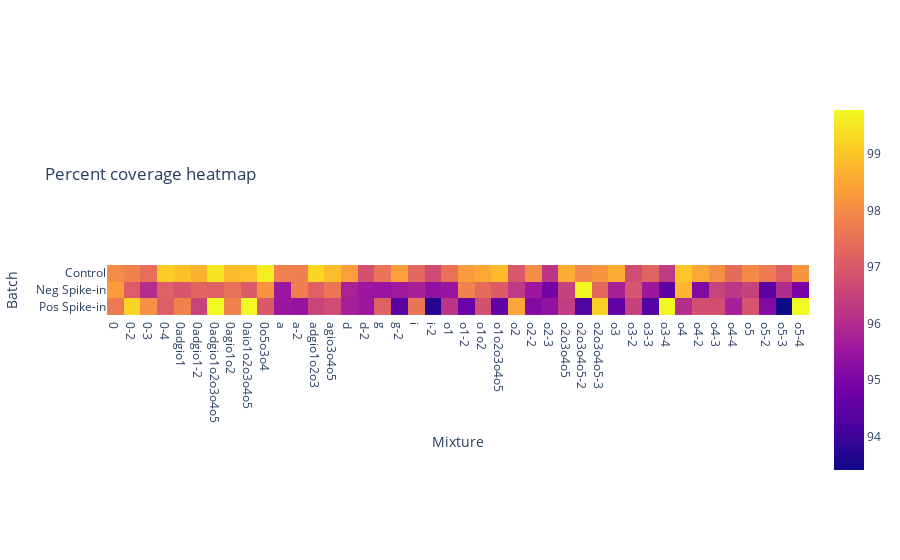

The cell this chart's notebook holds for it:
### Code cell
# fig = px.imshow(getHeatmap(df,"coverage"), title="Percent coverage heatmap", labels={"y":"Batch","x":"Mixture"})
fig = getHeatmap(df,"coverage", title="Percent coverage heatmap", labels={"y":"Batch","x":"Mixture"})
fig

### Figure 1 — Plotly figure (JSON) as saved in the notebook; plotly's stock layout.template omitted (floating-point values rounded to 4 significant figures)
{"data": [{"coloraxis": "coloraxis", "hovertemplate": "Mixture: %{x}<br>Batch: %{y}<br>color: %{z}<extra></extra>", "name": "0", "type": "heatmap", "x": ["0", "0-2", "0-3", "0-4", "0adgio1", "0adgio1-2", "0adgio1o2o3o4o5", "0agio1o2", "0aio1o2o3o4o5", "0o5o3o4", "a", "a-2", "adgio1o2o3", "agio3o4o5", "d", "d-2", "g", "g-2", "i", "i-2", "o1", "o1-2", "o1o2", "o1o2o3o4o5", "o2", "o2-2", "o2-3", "o2o3o4o5", "o2o3o4o5-2", "o2o3o4o5-3", "o3", "o3-2", "o3-3", "o3-4", "o4", "o4-2", "o4-3", "o4-4", "o5", "o5-2", "o5-3", "o5-4"], "xaxis": "x", "y": ["Control", "Neg Spike-in", "Pos Spike-in"], "yaxis": "y", "z": [["97.9868", "97.8263", "97.4484", "99.1105", "98.9065", "98.6757", "99.4649", "98.8262", "98.9232", "99.6154", "97.7795", "97.7594", "99.2543", "98.8295", "98.338", "96.813", "97.5421", "98.3647", "97.2979", "96.686", "97.4952", "98.3079", "98.4884", "98.8195", "96.9535", "98.027", "96.2144", "98.5486", "97.9534", "98.1708", "98.5553", "96.7361", "97.231", "96.298", "98.9901", "98.4918", "98.0637", "97.3983", "97.9668", "97.6658", "97.1709", "98.1708"], ["98.3012", "97.0638", "96.0472", "97.1274", "96.8933", "97.2344", "97.1408", "97.4986", "97.007", "98.134", "95.5389", "97.7293", "97.1374", "97.5855", "95.783", "95.5322", "95.4653", "95.579", "95.763", "95.3449", "95.4352", "97.8196", "97.3581", "97.0438", "96.298", "95.5423", "94.8634", "96.4786", "99.7191", "97.3147", "95.763", "96.8833", "95.5523", "94.5089", "98.7259", "95.0874", "96.5054", "96.2445", "96.4753", "94.5189", "95.9971", "94.9269"], ["97.6424", "99.2375", "98.1039", "97.0973", "97.8096", "96.502", "99.7659", "97.7962", "99.7659", "96.9635", "95.4921", "95.4185", "96.5355", "96.6926", "95.6994", "95.5222", "97.1541", "94.4454", "97.5387", "93.6662", "96.1977", "94.6594", "96.8063", "94.5357", "98.4483", "95.1242", "95.355", "96.3816", "94.2614", "99.1539", "94.5323", "96.4686", "94.3317", "99.7325", "96.0439", "96.7796", "96.7495", "95.7396", "96.8866", "95.1242", "93.412", "99.7726"]]}], "layout": {"coloraxis": {"colorscale": [[0, "#0d0887"], [0.1111, "#46039f"], [0.2222, "#7201a8"], [0.3333, "#9c179e"], [0.4444, "#bd3786"], [0.5556, "#d8576b"], [0.6667, "#ed7953"], [0.7778, "#fb9f3a"], [0.8889, "#fdca26"], [1, "#f0f921"]]}, "title": {"text": "Percent coverage heatmap", "y": 0.7}, "xaxis": {"anchor": "y", "constrain": "domain", "domain": [0, 1], "scaleanchor": "y", "title": {"text": "Mixture"}}, "yaxis": {"anchor": "x", "autorange": "reversed", "constrain": "domain", "domain": [0, 1], "title": {"text": "Batch"}}}}
